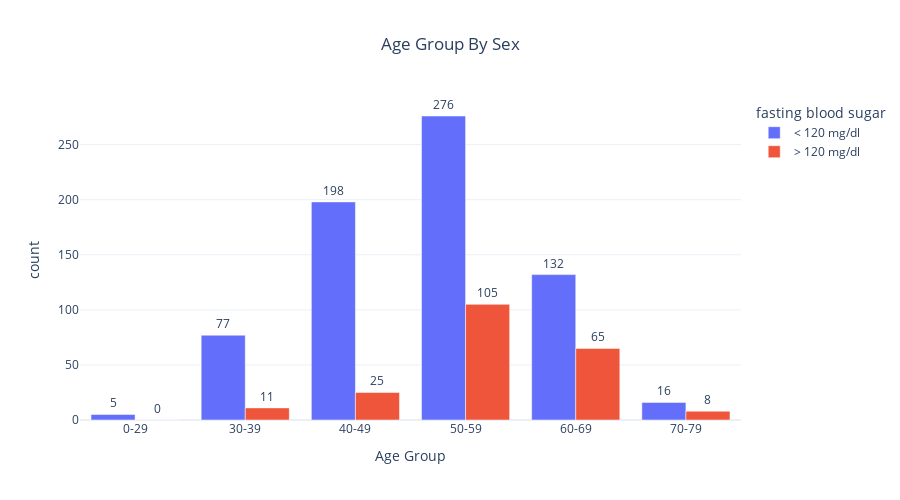

Notebook code cell kept with this figure:
### Code cell
plot_multivar_bar(df, 'age group', 'fasting blood sugar', 'Age Group By Sex', 'Age Group')
# # mm = df.groupby(['age group', 'sex']).size().reset_index(name='count')
# mm = df.groupby(['age group', 'sex']).size().reset_index(name='count')
# mm

### Figure 1 — Plotly figure (JSON) as saved in the notebook; plotly's stock layout.template omitted (floating-point values rounded to 4 significant figures)
{"data": [{"alignmentgroup": "True", "hovertemplate": "fasting blood sugar=< 120 mg/dl<br>age group=%{x}<br>count=%{y}<extra></extra>", "legendgroup": "< 120 mg/dl", "marker": {"color": "#636efa", "pattern": {"shape": ""}}, "name": "< 120 mg/dl", "offsetgroup": "< 120 mg/dl", "orientation": "v", "showlegend": true, "textposition": "outside", "texttemplate": "%{y}", "type": "bar", "x": ["0-29", "30-39", "40-49", "50-59", "60-69", "70-79"], "xaxis": "x", "y": [5, 77, 198, 276, 132, 16], "yaxis": "y"}, {"alignmentgroup": "True", "hovertemplate": "fasting blood sugar=> 120 mg/dl<br>age group=%{x}<br>count=%{y}<extra></extra>", "legendgroup": "> 120 mg/dl", "marker": {"color": "#EF553B", "pattern": {"shape": ""}}, "name": "> 120 mg/dl", "offsetgroup": "> 120 mg/dl", "orientation": "v", "showlegend": true, "textposition": "outside", "texttemplate": "%{y}", "type": "bar", "x": ["0-29", "30-39", "40-49", "50-59", "60-69", "70-79"], "xaxis": "x", "y": [0, 11, 25, 105, 65, 8], "yaxis": "y"}], "layout": {"barmode": "group", "height": 500, "legend": {"title": {"text": "fasting blood sugar"}, "tracegroupgap": 0}, "title": {"text": "Age Group By Sex", "x": 0.5}, "width": 900, "xaxis": {"anchor": "y", "domain": [0, 1], "title": {"text": "Age Group"}}, "yaxis": {"anchor": "x", "domain": [0, 1], "title": {"text": "count"}}}}
